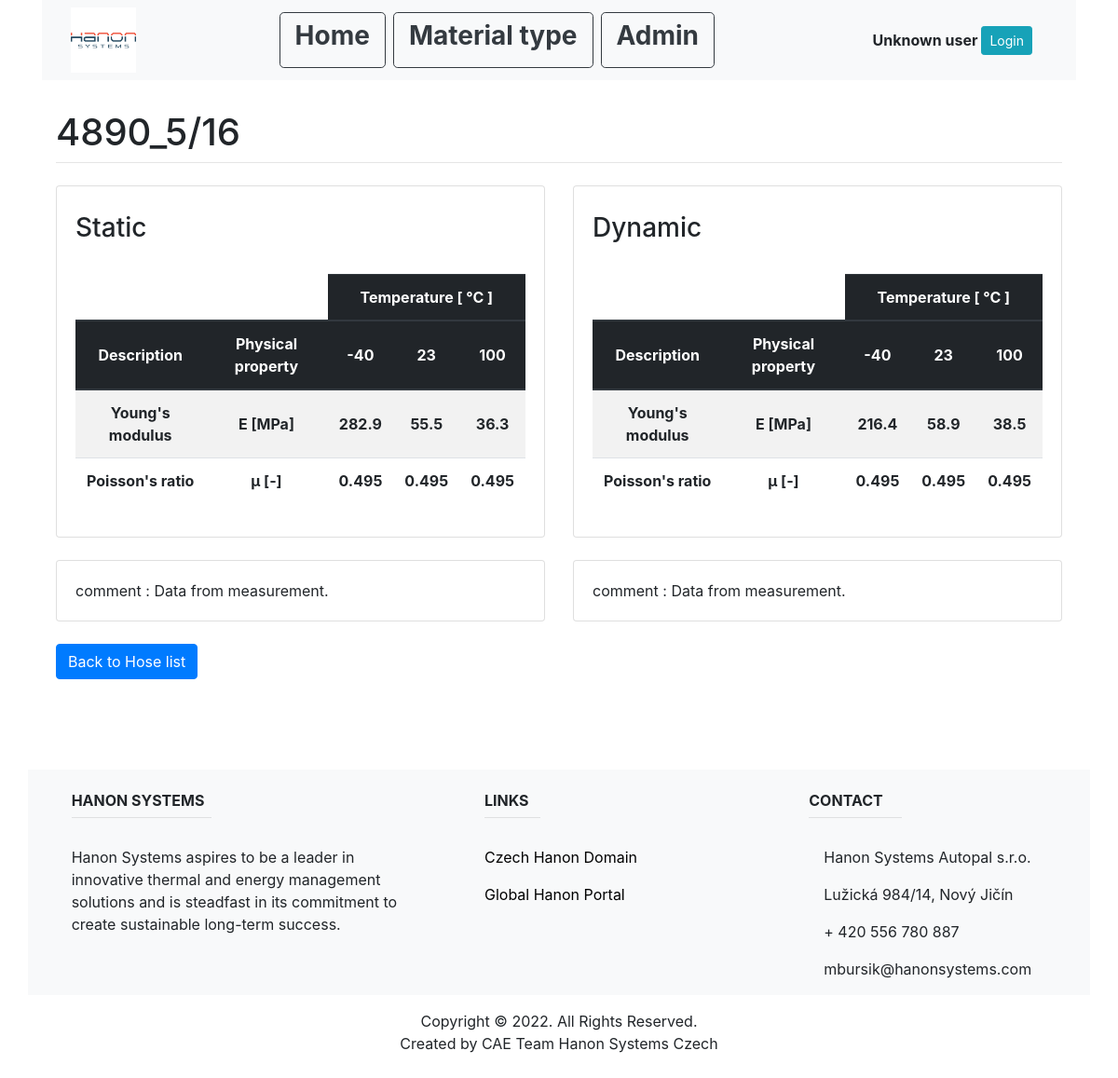
Screenshot of /material_type_list/hose/4/1 with the database file from the repository.
### main/models.py (models this page shows, shortened)
class Hose(models.Model):
    name = models.CharField(max_length=200, unique=True)
    type = models.CharField(max_length=200, choices=HOSE_CHOICES)
    material_type_id = models.ForeignKey(MaterialType, on_delete=models.CASCADE)

class HoseStatic(models.Model):
    Stat_E_min40 = models.FloatField()
    Stat_E_plus23 = models.FloatField()
    Stat_E_plus100 = models.FloatField()
    Stat_nu_min40 = models.FloatField(default=0.495)
    Stat_nu_plus23 = models.FloatField(default=0.495)
    Stat_nu_plus100 = models.FloatField(default=0.495)
    Stat_comment = models.CharField(max_length=1000, blank=True)
    Stat_hose_id = models.ForeignKey(Hose, on_delete=models.CASCADE)

class HoseDynamic(models.Model):
    Dyn_E_min40 = models.FloatField()
    Dyn_E_plus23 = models.FloatField()
    Dyn_E_plus100 = models.FloatField()
    Dyn_nu_min40 = models.FloatField(default=0.495)
    Dyn_nu_plus23 = models.FloatField(default=0.495)
    Dyn_nu_plus100 = models.FloatField(default=0.495)
    Dyn_comment = models.CharField(max_length=1000, blank=True)
    Dyn_hose_id = models.ForeignKey(Hose, on_delete=models.CASCADE)

class MaterialType(models.Model):
    name = models.CharField(max_length=200, unique=True)

### main/views.py (the view)
# urls.py: path('material_type_list/hose/<int:material_type_id>/<int:hose_id>', views.hose_info, name="hose_info"),
def hose_info(response, material_type_id, hose_id):
    material_type = MaterialType.objects.get(pk=material_type_id)
    hose_info = Hose.objects.get(pk=hose_id)
    if HoseStatic.objects.filter(Stat_hose_id=hose_id).exists():
        hose_static_info = HoseStatic.objects.get(Stat_hose_id=hose_id)
    else:
        hose_static_info = ""
    if HoseDynamic.objects.filter(Dyn_hose_id=hose_id).exists():
        hose_dynamic_info = HoseDynamic.objects.get(Dyn_hose_id=hose_id)
    else:
        hose_dynamic_info =""
    return render(response, "main/hose_info.html", {
        "material_type": material_type,
        "hose_info": hose_info,
        "hose_static_info": hose_static_info,
        "hose_dynamic_info": hose_dynamic_info,
    })

### main/templates/main/hose_info.html (shortened to what this page needs)
{% extends "main/base.html" %}
{% block content %}
<br>
<div class="container">
  <div class="row">
    <div class="col-sm">
        <h1 class="mt-2">{{hose_info.name}}</h1>
            <hr class="mt-0 mb-4">
    </div>
  </div>
  <div class="row">
    <div class="col-md-6">
    <div class="card card-body">
        <h3 class="mt-2">Static</h3>
        <br>
        <table class="table table-striped">
            <thead class="thead-dark">
            <tr>
                <th colspan="2" style="background:white; border-top: hidden" class="text-center align-middle" scope="col"></th>
                <th colspan="3" class="text-center align-middle" scope="col">Temperature [ °C ]</th>
            </tr>
            <tr>
                <th class="text-center align-middle" scope="col">Description</th>
                <th class="text-center align-middle" scope="col">Physical property</th>
                <th class="text-center align-middle" scope="col">-40</th>
                <th class="text-center align-middle" scope="col">23</th>
                <th class="text-center align-middle" scope="col">100</th>
            </tr>
            </thead>
            <tbody>
            <tr>
                <th class="text-center align-middle" scope="row">Young's modulus</th>
                <th class="text-center align-middle" scope="row">E [MPa]</th>
                <th class="text-center align-middle" scope="row">{{hose_static_info.Stat_E_min40}}</th>
                <th class="text-center align-middle" scope="row">{{hose_static_info.Stat_E_plus23}}</th>
                <th class="text-center align-middle" scope="row">{{hose_static_info.Stat_E_plus100}}</th>
             </tr>
            <tr>
                <th class="text-center align-middle" scope="row">Poisson's ratio</th>
                <th class="text-center align-middle" scope="row">μ [-]</th>
                <th class="text-center align-middle" scope="row">{{hose_static_info.Stat_nu_min40}}</th>
                <th class="text-center align-middle" scope="row">{{hose_static_info.Stat_nu_plus23}}</th>
                <th class="text-center align-middle" scope="row">{{hose_static_info.Stat_nu_plus100}}</th>
            </tr>
            </tbody>
        </table>
    </div>
    </div>
    <div class="col-md-6 offset-md-0">
    <div class="card card-body">
        <h3 class="mt-2">Dynamic</h3>
        <br>
        <table class="table table-striped">
            <thead class="thead-dark">
            <tr>
                <th colspan="2" style="background:white; border-top: hidden" class="text-center align-middle" scope="col"></th>
                <th colspan="3" class="text-center align-middle" scope="col">Temperature [ °C ]</th>
            </tr>
            <tr>
                <th class="text-center align-middle" scope="col">Description</th>
                <th class="text-center align-middle" scope="col">Physical property</th>
                <th class="text-center align-middle" scope="col">-40</th>
                <th class="text-center align-middle" scope="col">23</th>
                <th class="text-center align-middle" scope="col">100</th>
            </tr>
            </thead>
            <tbody>
            <tr>
                <th class="text-center align-middle" scope="row">Young's modulus</th>
                <th class="text-center align-middle" scope="row">E [MPa]</th>
                <th class="text-center align-middle" scope="row">{{hose_dynamic_info.Dyn_E_min40}}</th>
                <th class="text-center align-middle" scope="row">{{hose_dynamic_info.Dyn_E_plus23}}</th>
                <th class="text-center align-middle" scope="row">{{hose_dynamic_info.Dyn_E_plus100}}</th>
             </tr>
            <tr>
                <th class="text-center align-middle" scope="row">Poisson's ratio</th>
                <th class="text-center align-middle" scope="row">μ [-]</th>
                <th class="text-center align-middle" scope="row">{{hose_dynamic_info.Dyn_nu_min40}}</th>
                <th class="text-center align-middle" scope="row">{{hose_dynamic_info.Dyn_nu_plus23}}</th>
                <th class="text-center align-middle" scope="row">{{hose_dynamic_info.Dyn_nu_plus100}}</th>
            </tr>
            </tbody>
        </table>
    </div>
  </div>
  </div>
  <br>
  <div class="row">
      <div class="col-md-6">
          <div class="card card-body">
            <p class="mb-0">comment : {{hose_static_info.Stat_comment}}</p>
          </div>
      </div>
      <div class="col-md-6">
          <div class="card card-body">
            <p class="mb-0">comment : {{hose_dynamic_info.Dyn_comment}}</p>
          </div>
      </div>
  </div>
</div>
<br>
<div class="container">
    <a class="btn btn-primary" href="{%url 'hose_list' material_type.id%}">Back to {{material_type.name}} list</a>
</div>
{% endblock %}

### rows the page displays
Hose: name "4890_5/16"
HoseStatic: Stat_E_min40 "282.9", Stat_E_plus23 "55.5", Stat_E_plus100 "36.3", Stat_nu_min40 "0.495", Stat_nu_plus23 "0.495", Stat_nu_plus100 "0.495", Stat_comment "Data from measurement."
HoseDynamic: Dyn_E_min40 "216.4", Dyn_E_plus23 "58.9", Dyn_E_plus100 "38.5", Dyn_nu_min40 "0.495", Dyn_nu_plus23 "0.495", Dyn_nu_plus100 "0.495", Dyn_comment "Data from measurement."
MaterialType: name "Hose"
